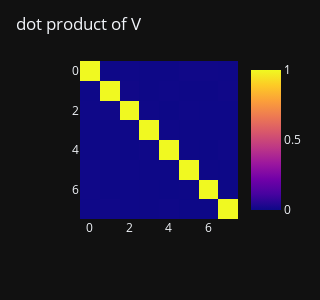

The notebook cell this image was saved under:
### Code cell
# plot the dot product of the learned V weights (which are constrained to have a norm of 1, and may or may not be constrained to be orthogonal, depending on the 'orthFlg')
V = sca.params['V']
V_dProd = V@V.T

# plot
fig = px.imshow(abs(V_dProd),range_color = [0,1])
fig.update_layout(height = 300, width = 300,title = 'dot product of V')

### Figure 1 — Plotly figure (JSON) as saved in the notebook; plotly's stock layout.template omitted (floating-point values rounded to 4 significant figures)
{"data": [{"coloraxis": "coloraxis", "name": "0", "z": [[1.0, 0.002855, 0.004347, 0.001971, 0.002122, 0.005156, 0.005653, 0.003324], [0.002855, 1.0, 0.006843, 0.001587, 0.003787, 0.002114, 0.001036, 0.00532], [0.004347, 0.006843, 1.0, 0.003914, 5.256e-06, 0.00394, 0.002504, 0.002667], [0.001971, 0.001587, 0.003914, 1.0, 0.00343, 0.001952, 0.001652, 0.001231], [0.002122, 0.003787, 5.256e-06, 0.00343, 1.0, 0.002044, 0.0004484, 0.003071], [0.005156, 0.002114, 0.00394, 0.001952, 0.002044, 1.0, 0.002137, 6.129e-05], [0.005653, 0.001036, 0.002504, 0.001652, 0.0004484, 0.002137, 1.0, 0.000579], [0.003324, 0.00532, 0.002667, 0.001231, 0.003071, 6.129e-05, 0.000579, 1.0]], "type": "heatmap", "xaxis": "x", "yaxis": "y", "hovertemplate": "x: %{x}<br>y: %{y}<br>color: %{z}<extra></extra>"}], "layout": {"xaxis": {"anchor": "y", "domain": [0.0, 1.0], "scaleanchor": "y", "constrain": "domain"}, "yaxis": {"anchor": "x", "domain": [0.0, 1.0], "autorange": "reversed", "constrain": "domain"}, "coloraxis": {"colorscale": [[0.0, "#0d0887"], [0.1111, "#46039f"], [0.2222, "#7201a8"], [0.3333, "#9c179e"], [0.4444, "#bd3786"], [0.5556, "#d8576b"], [0.6667, "#ed7953"], [0.7778, "#fb9f3a"], [0.8889, "#fdca26"], [1.0, "#f0f921"]], "cmin": 0, "cmax": 1}, "margin": {"t": 60}, "height": 300, "width": 300, "title": {"text": "dot product of V"}}}
